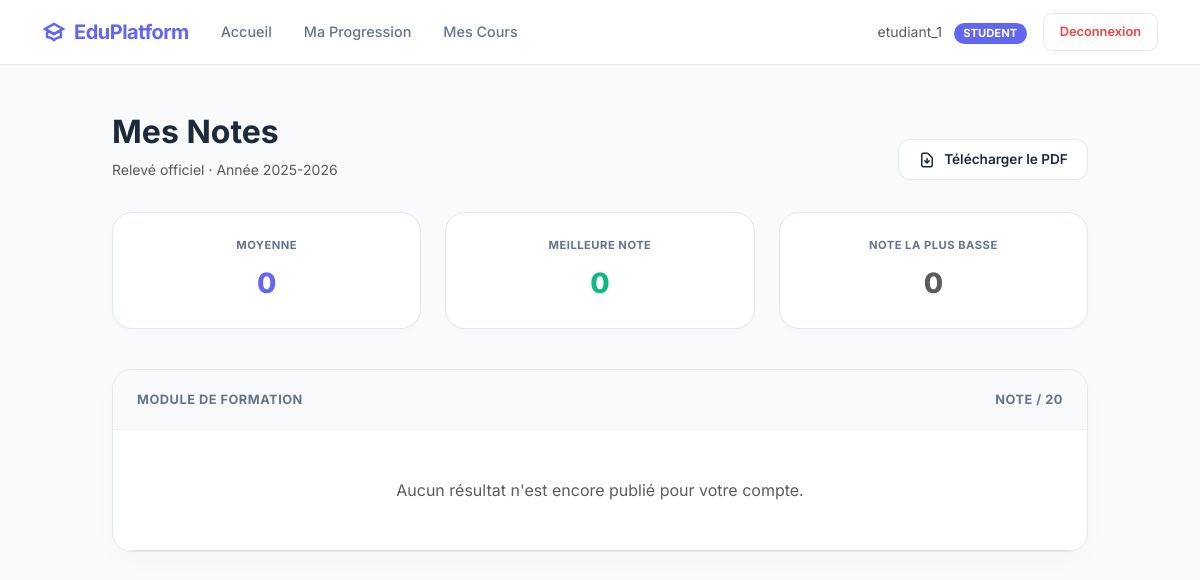
Page /grades/student/ (signed in) on the earlier database version.
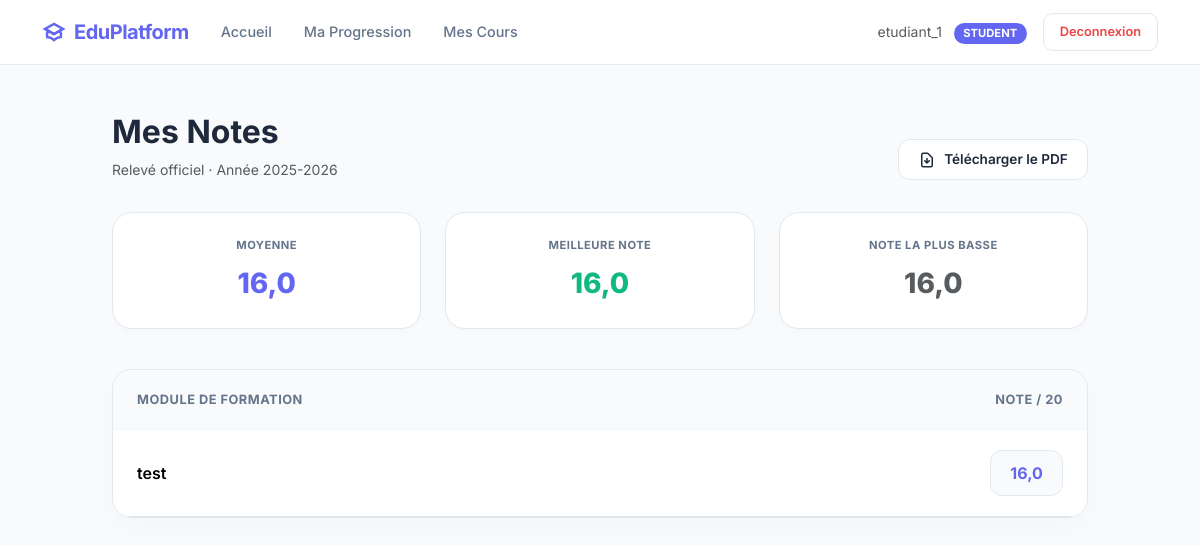
Same page on the later database version.
### grades/models.py (models this page shows, shortened)
class Grade(models.Model):
    etudiant = models.ForeignKey(Student, on_delete=models.CASCADE, related_name="grades")
    course = models.ForeignKey(Course, on_delete=models.CASCADE, related_name="grades")
    valeur = models.FloatField(validators=[MinValueValidator(0), MaxValueValidator(20)])
    class Meta:
        unique_together = ("etudiant", "course")

### courses/models.py (models this page shows, shortened)
class Course(models.Model):
    titre = models.CharField(max_length=200)
    fichier_pdf = models.FileField(upload_to=upload_to)
    formation = models.ForeignKey(Formation, on_delete=models.CASCADE, related_name='courses')
    enseignant = models.ForeignKey(Teacher, on_delete=models.CASCADE, related_name='courses')

### grades/views.py (the view)
# urls.py: path('student/', views.student_grades, name='student_grades'),
@login_required
@user_passes_test(is_student)
def student_grades(request):
    student = get_or_create_student(request.user)
    grades = student.grades.select_related("course")
    moyenne = grades.aggregate(Avg("valeur"))["valeur__avg"] or 0
    stats = {
        "total_cours": grades.count(),
        "moyenne": round(moyenne, 2),
        "max": grades.aggregate(Max("valeur"))["valeur__max"] or 0,
        "min": grades.aggregate(Min("valeur"))["valeur__min"] or 0,
    }
    return render(request, "grades/student_grades.html", {"grades": grades, "stats": stats})

### grades/views.py (called while the page is built)
def is_student(user):
    if user.role == "STUDENT":
        return True
    raise PermissionDenied

### students/utils.py (called while the page is built)
def get_or_create_student(user):
    student, _ = Student.objects.get_or_create(
        user=user,
        defaults={
            "matricule": f"STD-{user.id}",
            "nom": user.username,
            "prenom": "",
        },
    )
    return student

### grades/templates/grades/student_grades.html (shortened to what this page needs)
{% extends 'base.html' %}
{% load static %}
{% block content %}
<div class="container" style="max-width: 1000px;">
    <div class="header-area">
        <div>
            <h2 class="fw-bold">Mes Notes</h2>
            <p class="text-muted small mb-0">Relevé officiel · Année 2025-2026</p>
        </div>
        <a href="{% url 'grades:download_pdf' %}" class="btn-download">
            Télécharger le PDF
        </a>
    </div>
    <div class="stats-grid">
        <div class="stat-card">
            <span class="stat-label">Moyenne</span>
            <span class="stat-value">{{ stats.moyenne }}</span>
        </div>
        <div class="stat-card">
            <span class="stat-label">Meilleure Note</span>
            <span class="stat-value text-success" style="color: #10b981 !important;">{{ stats.max }}</span>
        </div>
        <div class="stat-card">
            <span class="stat-label">Note la plus basse</span>
            <span class="stat-value text-muted">{{ stats.min }}</span>
        </div>
    </div>
    <div class="results-card">
        <table class="table">
            <thead>
                <tr>
                    <th>Module de formation</th>
                    <th class="text-end">Note / 20</th>
                </tr>
            </thead>
            <tbody>
                {% for g in grades %}
                <tr>
                    <td class="fw-semibold">{{ g.course.titre }}</td>
                    <td class="text-end">
                        <span class="grade-badge">{{ g.valeur }}</span>
                    </td>
                </tr>
                {% empty %}
                <tr>
                    <td colspan="2" class="text-center py-5 text-muted">
                        Aucun résultat n'est encore publié pour votre compte.
                    </td>
                </tr>
                {% endfor %}
            </tbody>
        </table>
    </div>
</div>
{% endblock %}

Differences in the rows shown:
added Grade: course.titre "test", valeur "16,0"
Other differences:
{{ stats.moyenne }}: "0" → "16,0"
{{ stats.max }}: "0" → "16,0"
{{ stats.min }}: "0" → "16,0"
text no longer shown: "Aucun résultat n'est encore publié pour votre compte."
